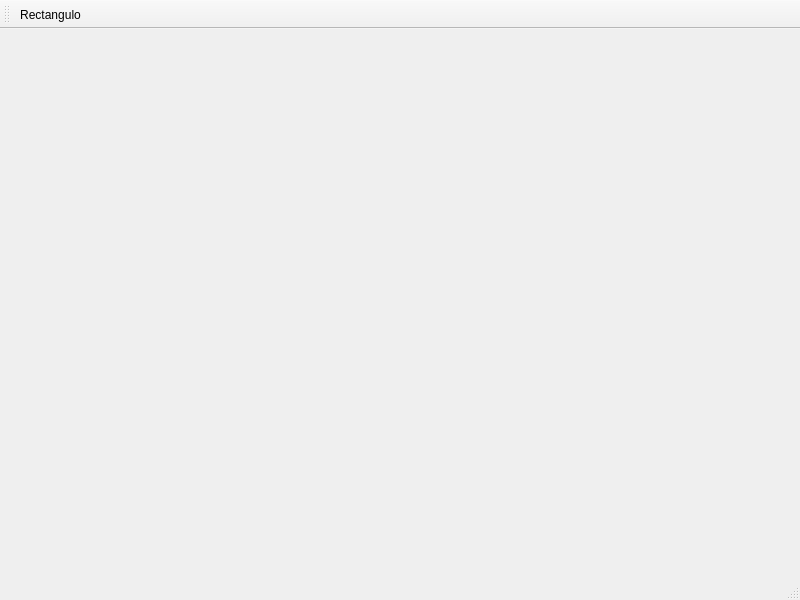
<?xml version="1.0" encoding="UTF-8"?>
<ui version="4.0">
 <class>VisualReport</class>
 <widget class="QMainWindow" name="VisualReport">
  <property name="geometry">
   <rect>
    <x>0</x>
    <y>0</y>
    <width>800</width>
    <height>600</height>
   </rect>
  </property>
  <property name="windowTitle">
   <string>MainWindow</string>
  </property>
  <widget class="QWidget" name="centralwidget"/>
  <widget class="QStatusBar" name="statusbar"/>
  <widget class="QToolBar" name="toolBar">
   <property name="windowTitle">
    <string>toolBar</string>
   </property>
   <property name="toolButtonStyle">
    <enum>Qt::ToolButtonTextUnderIcon</enum>
   </property>
   <attribute name="toolBarArea">
    <enum>TopToolBarArea</enum>
   </attribute>
   <attribute name="toolBarBreak">
    <bool>false</bool>
   </attribute>
   <addaction name="actionRectangulo"/>
  </widget>
  <action name="actionRectangulo">
   <property name="checkable">
    <bool>true</bool>
   </property>
   <property name="icon">
    <iconset resource="recoverdrake.qrc">
     <normaloff>:/Imagenes/shape_square.png</normaloff>:/Imagenes/shape_square.png</iconset>
   </property>
   <property name="text">
    <string>Rectangulo</string>
   </property>
   <property name="toolTip">
    <string>Rectangulo rendondeado</string>
   </property>
  </action>
 </widget>
 <resources>
  <include location="recoverdrake.qrc"/>
 </resources>
 <connections/>
</ui>
